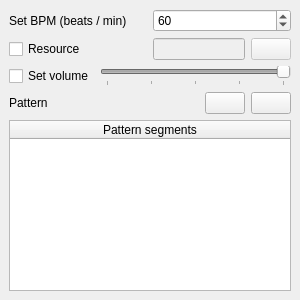
<?xml version="1.0" encoding="UTF-8"?>
<ui version="4.0">
 <class>CTimelineSeqeunceInstructionWidgetStartPattern</class>
 <widget class="CTimelineSeqeunceInstructionWidgetBase" name="CTimelineSeqeunceInstructionWidgetStartPattern">
  <property name="geometry">
   <rect>
    <x>0</x>
    <y>0</y>
    <width>300</width>
    <height>300</height>
   </rect>
  </property>
  <property name="windowTitle">
   <string>Form</string>
  </property>
  <layout class="QGridLayout" name="gridLayout">
   <property name="leftMargin">
    <number>0</number>
   </property>
   <property name="topMargin">
    <number>0</number>
   </property>
   <property name="rightMargin">
    <number>0</number>
   </property>
   <property name="bottomMargin">
    <number>0</number>
   </property>
   <item row="0" column="0">
    <widget class="CSlidingStackedWidget" name="pStackedWidget">
     <property name="currentIndex">
      <number>0</number>
     </property>
     <widget class="QWidget" name="pStackedWidgetPage1">
      <layout class="QGridLayout" name="gridLayout_7">
       <property name="leftMargin">
        <number>0</number>
       </property>
       <property name="topMargin">
        <number>0</number>
       </property>
       <property name="rightMargin">
        <number>0</number>
       </property>
       <property name="bottomMargin">
        <number>0</number>
       </property>
       <item row="0" column="0" colspan="2">
        <widget class="QScrollArea" name="pGeneralScrollArea">
         <property name="frameShape">
          <enum>QFrame::NoFrame</enum>
         </property>
         <property name="frameShadow">
          <enum>QFrame::Plain</enum>
         </property>
         <property name="lineWidth">
          <number>0</number>
         </property>
         <property name="widgetResizable">
          <bool>true</bool>
         </property>
         <widget class="QWidget" name="scrollAreaWidgetContents">
          <property name="geometry">
           <rect>
            <x>0</x>
            <y>0</y>
            <width>300</width>
            <height>300</height>
           </rect>
          </property>
          <layout class="QGridLayout" name="gridLayout_2">
           <item row="4" column="0" colspan="2">
            <widget class="QWidget" name="widget_2" native="true">
             <layout class="QGridLayout" name="gridLayout_8">
              <property name="leftMargin">
               <number>0</number>
              </property>
              <property name="topMargin">
               <number>0</number>
              </property>
              <property name="rightMargin">
               <number>0</number>
              </property>
              <property name="bottomMargin">
               <number>0</number>
              </property>
              <item row="0" column="1">
               <spacer name="horizontalSpacer_4">
                <property name="orientation">
                 <enum>Qt::Horizontal</enum>
                </property>
                <property name="sizeHint" stdset="0">
                 <size>
                  <width>293</width>
                  <height>20</height>
                 </size>
                </property>
               </spacer>
              </item>
              <item row="0" column="3">
               <widget class="QPushButton" name="AddPatternElemButton">
                <property name="toolTip">
                 <string>Add button</string>
                </property>
                <property name="text">
                 <string/>
                </property>
                <property name="iconSize">
                 <size>
                  <width>24</width>
                  <height>24</height>
                 </size>
                </property>
               </widget>
              </item>
              <item row="0" column="4">
               <widget class="QPushButton" name="RemovePatternElemButton">
                <property name="toolTip">
                 <string>Remove button</string>
                </property>
                <property name="text">
                 <string/>
                </property>
                <property name="iconSize">
                 <size>
                  <width>24</width>
                  <height>24</height>
                 </size>
                </property>
               </widget>
              </item>
              <item row="0" column="0">
               <widget class="QLabel" name="label_2">
                <property name="text">
                 <string>Pattern</string>
                </property>
               </widget>
              </item>
             </layout>
            </widget>
           </item>
           <item row="0" column="0">
            <widget class="QLabel" name="label">
             <property name="text">
              <string>Set BPM (beats / min)</string>
             </property>
            </widget>
           </item>
           <item row="0" column="1">
            <widget class="QSpinBox" name="pBpmSpinBox">
             <property name="minimum">
              <number>1</number>
             </property>
             <property name="maximum">
              <number>6000</number>
             </property>
             <property name="singleStep">
              <number>10</number>
             </property>
             <property name="value">
              <number>60</number>
             </property>
            </widget>
           </item>
           <item row="5" column="0" colspan="2">
            <widget class="QTableWidget" name="pPatternTableWidget">
             <property name="editTriggers">
              <set>QAbstractItemView::NoEditTriggers</set>
             </property>
             <property name="alternatingRowColors">
              <bool>true</bool>
             </property>
             <attribute name="horizontalHeaderStretchLastSection">
              <bool>true</bool>
             </attribute>
             <attribute name="verticalHeaderVisible">
              <bool>false</bool>
             </attribute>
             <column>
              <property name="text">
               <string>Pattern segments</string>
              </property>
             </column>
            </widget>
           </item>
           <item row="3" column="0" colspan="2">
            <widget class="QWidget" name="widget_7" native="true">
             <layout class="QHBoxLayout" name="horizontalLayout">
              <property name="leftMargin">
               <number>0</number>
              </property>
              <property name="topMargin">
               <number>0</number>
              </property>
              <property name="rightMargin">
               <number>0</number>
              </property>
              <property name="bottomMargin">
               <number>0</number>
              </property>
              <item>
               <widget class="QCheckBox" name="pVolumeCheckBox">
                <property name="sizePolicy">
                 <sizepolicy hsizetype="Minimum" vsizetype="Fixed">
                  <horstretch>1</horstretch>
                  <verstretch>0</verstretch>
                 </sizepolicy>
                </property>
                <property name="text">
                 <string>Set volume</string>
                </property>
               </widget>
              </item>
              <item>
               <widget class="QWidget" name="widget_8" native="true">
                <property name="sizePolicy">
                 <sizepolicy hsizetype="Preferred" vsizetype="Preferred">
                  <horstretch>3</horstretch>
                  <verstretch>0</verstretch>
                 </sizepolicy>
                </property>
                <layout class="QHBoxLayout" name="horizontalLayout_3">
                 <property name="leftMargin">
                  <number>0</number>
                 </property>
                 <property name="topMargin">
                  <number>0</number>
                 </property>
                 <property name="rightMargin">
                  <number>0</number>
                 </property>
                 <property name="bottomMargin">
                  <number>0</number>
                 </property>
                 <item>
                  <widget class="QSlider" name="pVolumeSlider">
                   <property name="enabled">
                    <bool>false</bool>
                   </property>
                   <property name="maximum">
                    <number>10000</number>
                   </property>
                   <property name="singleStep">
                    <number>100</number>
                   </property>
                   <property name="pageStep">
                    <number>1000</number>
                   </property>
                   <property name="value">
                    <number>10000</number>
                   </property>
                   <property name="orientation">
                    <enum>Qt::Horizontal</enum>
                   </property>
                   <property name="tickPosition">
                    <enum>QSlider::TicksBelow</enum>
                   </property>
                   <property name="tickInterval">
                    <number>2500</number>
                   </property>
                  </widget>
                 </item>
                </layout>
               </widget>
              </item>
             </layout>
            </widget>
           </item>
           <item row="1" column="0" colspan="2">
            <widget class="QWidget" name="widget" native="true">
             <layout class="QHBoxLayout" name="horizontalLayout_2">
              <property name="leftMargin">
               <number>0</number>
              </property>
              <property name="topMargin">
               <number>0</number>
              </property>
              <property name="rightMargin">
               <number>0</number>
              </property>
              <property name="bottomMargin">
               <number>0</number>
              </property>
              <item>
               <widget class="QCheckBox" name="pEnableResource">
                <property name="sizePolicy">
                 <sizepolicy hsizetype="Minimum" vsizetype="Fixed">
                  <horstretch>1</horstretch>
                  <verstretch>0</verstretch>
                 </sizepolicy>
                </property>
                <property name="text">
                 <string>Resource</string>
                </property>
               </widget>
              </item>
              <item>
               <widget class="QWidget" name="widget_3" native="true">
                <property name="sizePolicy">
                 <sizepolicy hsizetype="Preferred" vsizetype="Preferred">
                  <horstretch>1</horstretch>
                  <verstretch>0</verstretch>
                 </sizepolicy>
                </property>
                <layout class="QHBoxLayout" name="horizontalLayout_4">
                 <property name="leftMargin">
                  <number>0</number>
                 </property>
                 <property name="topMargin">
                  <number>0</number>
                 </property>
                 <property name="rightMargin">
                  <number>0</number>
                 </property>
                 <property name="bottomMargin">
                  <number>0</number>
                 </property>
                 <item>
                  <widget class="QLineEdit" name="pResourceLineEdit">
                   <property name="enabled">
                    <bool>false</bool>
                   </property>
                  </widget>
                 </item>
                 <item>
                  <widget class="QPushButton" name="SearchButton">
                   <property name="enabled">
                    <bool>false</bool>
                   </property>
                   <property name="sizePolicy">
                    <sizepolicy hsizetype="Fixed" vsizetype="Fixed">
                     <horstretch>0</horstretch>
                     <verstretch>0</verstretch>
                    </sizepolicy>
                   </property>
                   <property name="text">
                    <string/>
                   </property>
                  </widget>
                 </item>
                </layout>
               </widget>
              </item>
             </layout>
            </widget>
           </item>
          </layout>
         </widget>
        </widget>
       </item>
      </layout>
     </widget>
     <widget class="QWidget" name="pStackedWidgetPage2">
      <layout class="QGridLayout" name="gridLayout_4">
       <property name="leftMargin">
        <number>0</number>
       </property>
       <property name="topMargin">
        <number>0</number>
       </property>
       <property name="rightMargin">
        <number>0</number>
       </property>
       <property name="bottomMargin">
        <number>0</number>
       </property>
       <item row="0" column="0">
        <widget class="QScrollArea" name="pBeatScrollArea">
         <property name="frameShape">
          <enum>QFrame::NoFrame</enum>
         </property>
         <property name="frameShadow">
          <enum>QFrame::Plain</enum>
         </property>
         <property name="lineWidth">
          <number>0</number>
         </property>
         <property name="widgetResizable">
          <bool>true</bool>
         </property>
         <widget class="QWidget" name="scrollAreaWidgetContents_2">
          <property name="geometry">
           <rect>
            <x>0</x>
            <y>0</y>
            <width>98</width>
            <height>105</height>
           </rect>
          </property>
          <layout class="QGridLayout" name="gridLayout_10">
           <item row="1" column="0">
            <widget class="CSearchWidget" name="pFilter" native="true"/>
           </item>
           <item row="0" column="0">
            <widget class="QTreeView" name="pResourceSelectTree">
             <property name="sizePolicy">
              <sizepolicy hsizetype="Preferred" vsizetype="Expanding">
               <horstretch>1</horstretch>
               <verstretch>0</verstretch>
              </sizepolicy>
             </property>
             <property name="alternatingRowColors">
              <bool>true</bool>
             </property>
             <property name="sortingEnabled">
              <bool>true</bool>
             </property>
             <property name="animated">
              <bool>true</bool>
             </property>
            </widget>
           </item>
          </layout>
         </widget>
        </widget>
       </item>
       <item row="1" column="0">
        <widget class="QWidget" name="widget_4" native="true">
         <property name="sizePolicy">
          <sizepolicy hsizetype="Preferred" vsizetype="Preferred">
           <horstretch>0</horstretch>
           <verstretch>0</verstretch>
          </sizepolicy>
         </property>
         <layout class="QGridLayout" name="gridLayout_3">
          <property name="leftMargin">
           <number>0</number>
          </property>
          <property name="topMargin">
           <number>0</number>
          </property>
          <property name="rightMargin">
           <number>0</number>
          </property>
          <property name="bottomMargin">
           <number>0</number>
          </property>
          <property name="spacing">
           <number>10</number>
          </property>
         </layout>
        </widget>
       </item>
      </layout>
     </widget>
    </widget>
   </item>
  </layout>
 </widget>
 <customwidgets>
  <customwidget>
   <class>CTimelineSeqeunceInstructionWidgetBase</class>
   <extends>QWidget</extends>
   <header>Editor/SequenceEditor/TimelineSeqeunceInstructionWidgets.h</header>
   <container>1</container>
  </customwidget>
  <customwidget>
   <class>CSearchWidget</class>
   <extends>QWidget</extends>
   <header>Widgets/SearchWidget.h</header>
   <container>1</container>
  </customwidget>
  <customwidget>
   <class>CSlidingStackedWidget</class>
   <extends>QStackedWidget</extends>
   <header>Widgets/SlidingStackedWidget.h</header>
   <container>1</container>
  </customwidget>
 </customwidgets>
 <resources/>
 <connections/>
</ui>
